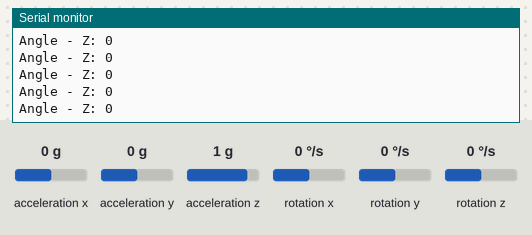
A sketch run on a simulated Arduino Mega 2560, built with avr-gcc and run on an emulated ATmega2560. On the bench: the last lines printed to the serial monitor. The test bench sets the inputs (shaded band); at power-on: rotation z 0 °/s, acceleration x 0 g, acceleration y 0 g, acceleration z 1 g, rotation x 0 °/s, rotation y 0 °/s.

Above: at 5.2 s.
5.3 s: rotation z set to -192 °/s
At 5.9 s:
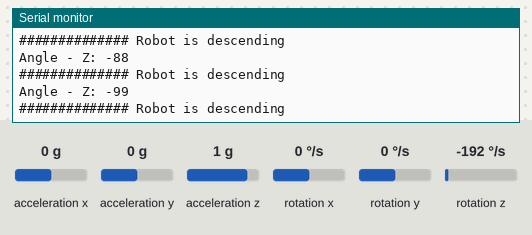
7.0 s: rotation z set to 100 °/s
At 7.8 s:
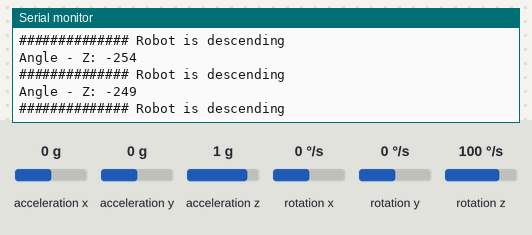
10.0 s: rotation z set to -100 °/s
At 10.7 s:
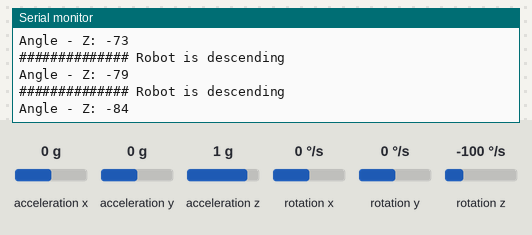
13.0 s: rotation z set to 192 °/s
At 13.9 s:
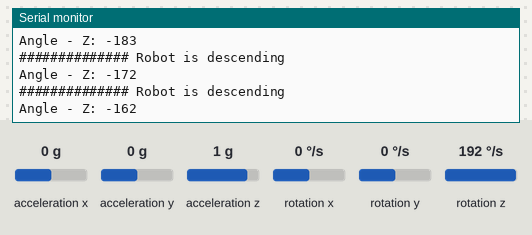
Timing chart, 0 to 16.0 s (numbered marks = the images above; inputs shaded):
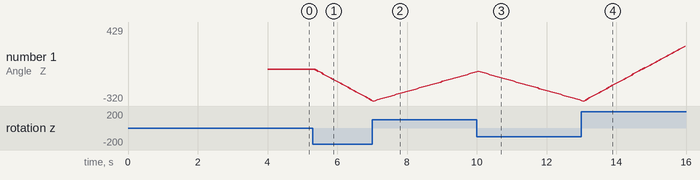

Measured:
- after the input at 5.3 s, the serial monitor: prints a new line after 0.06 s (image 1)
- plotted number 1: 0 → -310 after the input at 5.3 s

The sketch:

sasika_mpu.ino
```cpp
#include <Wire.h>
#include <MPU6050_light.h>

MPU6050 mpu(Wire);

void setup() {
  Serial.begin(9600);
  Wire.begin();
  mpu.begin();
  Serial.print(F("MPU6050 status: "));
  Serial.println(F("Calculating offsets, do not move MPU6050"));
  delay(1000);
  mpu.calcGyroOffsets();
  Serial.println("Done!\n");
}

void loop() {
  mpu.update();

  Serial.print("Angle - Z: ");
  Serial.println(int(mpu.getAngleZ()));

  delay(10);

  // Move the conditional statements inside the loop function
  if (mpu.getAngleZ() > 15) {
    Serial.println("############## Robot is ascending");
    // Perform actions for robot ascending
  } else if (mpu.getAngleZ() < -15) {
    Serial.println("############## Robot is descending");
    // Perform actions for robot descending
  }
}
```

new.cpp
```cpp

```

new.ino
```cpp

```
